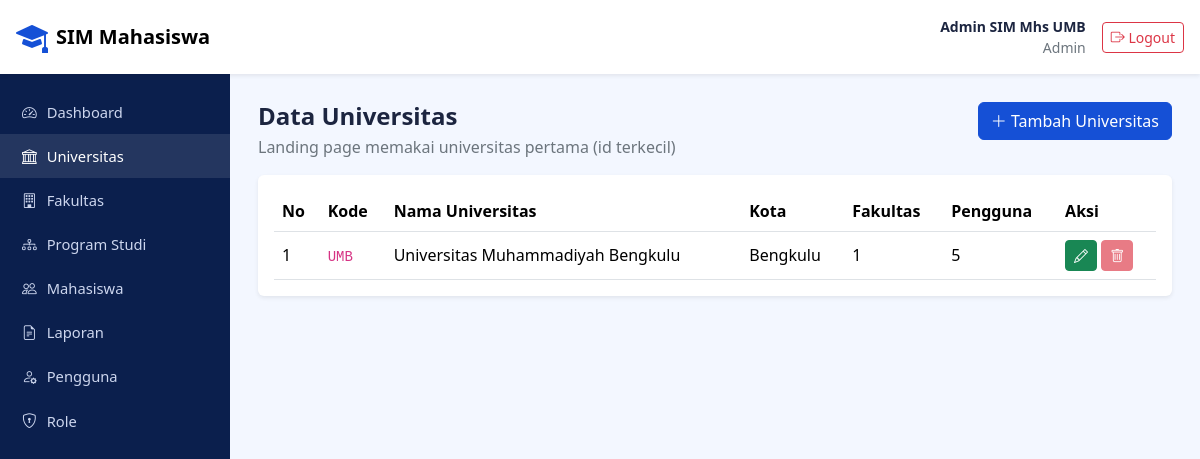
/pages/universitas.php (signed in), run on the app's committed database.
### tables this page shows
CREATE TABLE `universitas` (
  `id_universitas` bigint unsigned NOT NULL AUTO_INCREMENT,
  `kode_universitas` varchar(20) NOT NULL,
  `nama_universitas` varchar(200) NOT NULL,
  `slogan` varchar(255) DEFAULT NULL,
  `alamat` text,
  `kota` varchar(100) DEFAULT NULL,
  `provinsi` varchar(100) DEFAULT NULL,
  `kode_pos` varchar(10) DEFAULT NULL,
  `website` varchar(255) DEFAULT NULL,
  `email` varchar(150) DEFAULT NULL,
  `telepon` varchar(50) DEFAULT NULL,
  `created_at` timestamp NOT NULL DEFAULT CURRENT_TIMESTAMP,
  `updated_at` timestamp NOT NULL DEFAULT CURRENT_TIMESTAMP ON UPDATE CURRENT_TIMESTAMP,
  PRIMARY KEY (`id_universitas`),
  UNIQUE KEY `kode_universitas` (`kode_universitas`)
);

### includes/helper.php (called while the page is built, shortened)
<?php
function e($t) {
    return htmlspecialchars((string)$t, ENT_QUOTES, 'UTF-8');
}

### pages/universitas.php (the view, shortened to what this page needs)
<?php
require_once __DIR__ . '/../includes/helper.php';
require_once __DIR__ . '/../config/koneksi.php';
$data = [];
$q = mysqli_query($koneksi,
    "SELECT u.id_universitas, u.kode_universitas, u.nama_universitas, u.kota,
            (SELECT COUNT(*) FROM fakultas f WHERE f.id_universitas = u.id_universitas) AS jml_fakultas,
            (SELECT COUNT(*) FROM pengguna p WHERE p.id_universitas = u.id_universitas) AS jml_pengguna
     FROM universitas u
     ORDER BY u.id_universitas");
while ($row = mysqli_fetch_assoc($q)) { $data[] = $row; }
include __DIR__ . '/../includes/layout_atas.php';
?>
<div class="d-flex justify-content-between align-items-start flex-wrap gap-2 mb-3">
  <div>
    <h4 class="fw-bold mb-1">Data Universitas</h4>
    <p class="text-secondary mb-0">Landing page memakai universitas pertama (id terkecil)</p>
  </div>
  <a href="universitas_tambah.php" class="btn btn-primary"><i class="bi bi-plus-lg"></i> Tambah Universitas</a>
</div>
<div class="card border-0 shadow-sm"><div class="card-body">
  <div class="table-responsive">
    <table class="table align-middle mb-0">
      <thead>
        <tr><th>No</th><th>Kode</th><th>Nama Universitas</th><th>Kota</th><th>Fakultas</th><th>Pengguna</th><th>Aksi</th></tr>
      </thead>
      <tbody>
        <?php foreach ($data as $i => $u): ?>
          <?php $dipakai = ((int)$u['jml_fakultas'] + (int)$u['jml_pengguna']) > 0; ?>
          <tr>
            <td><?= $i + 1 ?></td>
            <td><code><?= e($u['kode_universitas']) ?></code></td>
            <td><?= e($u['nama_universitas']) ?></td>
            <td><?= e($u['kota'] ?? '-') ?></td>
            <td><?= (int)$u['jml_fakultas'] ?></td>
            <td><?= (int)$u['jml_pengguna'] ?></td>
            <td class="text-nowrap">
              <a href="universitas_edit.php?id=<?= (int)$u['id_universitas'] ?>" class="btn btn-success btn-sm" title="Ubah">
                <i class="bi bi-pencil"></i>
              </a>
              <?php if ($dipakai): ?>
                <button class="btn btn-danger btn-sm" disabled
                        title="Tidak bisa dihapus: masih punya fakultas/pengguna"><i class="bi bi-trash"></i></button>
              <?php endif; ?>
            </td>
          </tr>
        <?php endforeach; ?>
      </tbody>
    </table>
  </div>
</div></div>
<?php include __DIR__ . '/../includes/layout_bawah.php'; ?>

### assets/css/style.css (style rules this page uses)
:root { --biru: #1550d6; --biru-tua: #0b1f4d; --soft: #f3f7ff; }
body { font-family: "Segoe UI", system-ui, sans-serif; color: #1c2540; }
.bg-soft { background: var(--soft); }
.btn-primary { background: var(--biru); border-color: var(--biru); }

### data on the page
universitas: kode_universitas "UMB", nama_universitas "Universitas Muhammadiyah Bengkulu", kota "Bengkulu", jml_fakultas "1", jml_pengguna "5"

### other printed values
$_SESSION['nama_lengkap'] "Admin SIM Mhs UMB"
$_SESSION['nama_role'] "Admin"
$label "Dashboard"
$label "Universitas"
$label "Fakultas"
$label "Program Studi"
$label "Mahasiswa"
$label "Laporan"
$label "Pengguna"
$label "Role"
